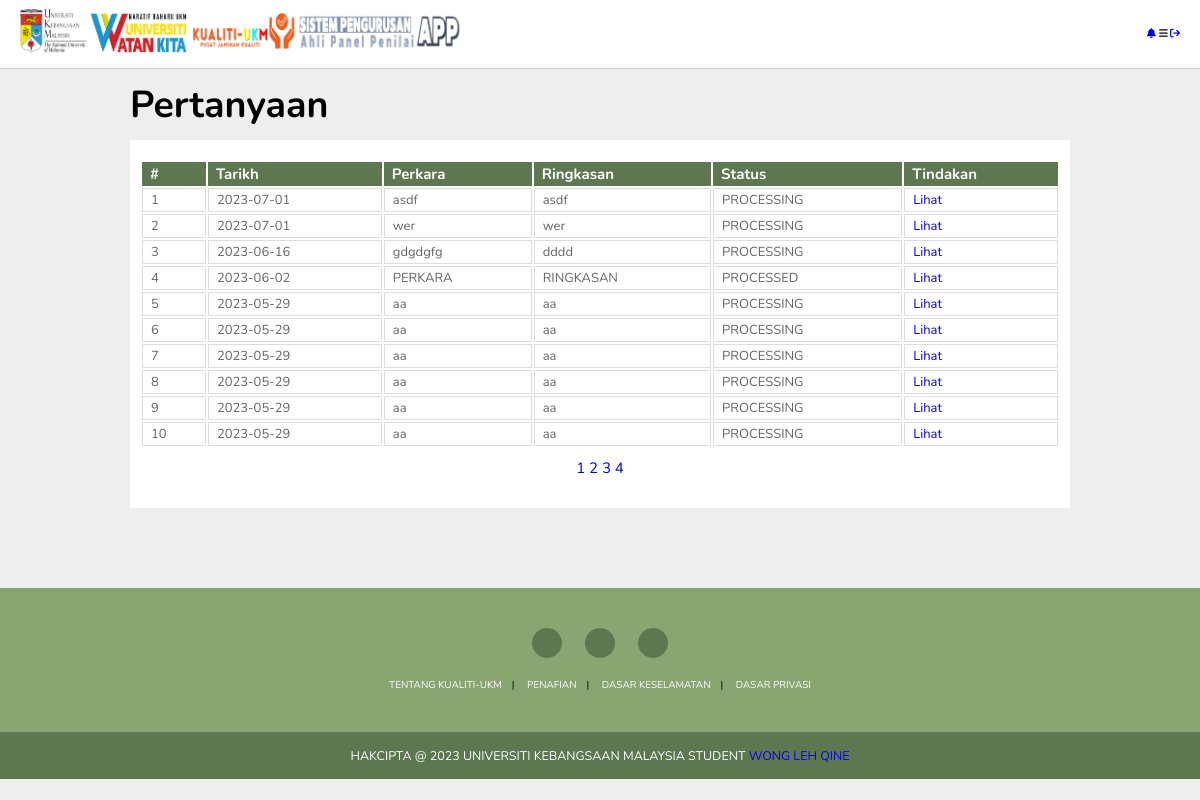
Screenshot of /pages/pertanyaan_kualiti_ukm.php (signed in) with the database file from the repository.
### tables this page shows
CREATE TABLE `pertanyaan` (
  `PERTANYAAN_ID` int(11) NOT NULL,
  `TARIKH` varchar(255) DEFAULT NULL,
  `PERKARA` varchar(255) DEFAULT NULL,
  `RINGKASAN` varchar(255) DEFAULT NULL,
  `PERTANYAAN_STATUS` varchar(255) DEFAULT NULL,
  `TINDAKAN` varchar(255) DEFAULT NULL,
  `JENIS` varchar(30) DEFAULT NULL,
  `ID` int(11) DEFAULT NULL
);

### pages/pertanyaan_kualiti_ukm.php (the view, shortened to what this page needs)
<?php
include("../php/db.php");
if (!isset ($_GET['page']) ) {
   $page = 1;
} else {
   $page = $_GET['page'];
}
$list_of_pertanyaan = array();
if ($stmt = $con->prepare("SELECT `PERTANYAAN_ID`, `TARIKH`, `PERKARA`, `RINGKASAN`, `PERTANYAAN_STATUS`, `TINDAKAN`  FROM `pertanyaan` WHERE 1 ORDER BY `TARIKH` DESC")) {
   $stmt->execute();
   mysqli_stmt_bind_result($stmt, $pertanyaan_id, $tarikh, $perkara, $ringkasan, $pertanyaan_status, $tindakan);
   while (mysqli_stmt_fetch($stmt)) {
      array_push($list_of_pertanyaan, array($pertanyaan_id, $tarikh, $perkara, $ringkasan, $pertanyaan_status, $tindakan));
   }
} else {
   echo 'Could not prepare statement!';
}
$number_of_result = count($list_of_pertanyaan);
$results_per_page = 10;
$number_of_page = ceil ($number_of_result / $results_per_page);
$page_first_result = ($page-1) * $results_per_page;
$list_of_pertanyaan = array();
if ($stmt = $con->prepare("SELECT `PERTANYAAN_ID`, `TARIKH`, `PERKARA`, `RINGKASAN`, `PERTANYAAN_STATUS`, `TINDAKAN`  FROM `pertanyaan` WHERE 1  ORDER BY `TARIKH` DESC LIMIT $page_first_result, $results_per_page")) {
   $stmt->execute();
   mysqli_stmt_bind_result($stmt, $pertanyaan_id, $tarikh, $perkara, $ringkasan, $pertanyaan_status, $tindakan);
   while (mysqli_stmt_fetch($stmt)) {
      array_push($list_of_pertanyaan, array($pertanyaan_id, $tarikh, $perkara, $ringkasan, $pertanyaan_status, $tindakan));
   }
} else {
   echo 'Could not prepare statement!';
}
?>
<!DOCTYPE html>
<html lang="en">
<head>
   <link rel="stylesheet" href="https://cdnjs.cloudflare.com/ajax/libs/font-awesome/6.1.2/css/all.min.css">
   <link rel="stylesheet" href="../style/stylepertanyaan.css">
</head>
<body>
         <?php
          include("../components/navbar_kualitiukm.php");
        ?>
   <div class="main-body title-font">
      <h2>Pertanyaan</h2>
      <div class="pertanyaan-list">
         <form style="padding-bottom: 30px;"  action="<?php echo htmlspecialchars($_SERVER["PHP_SELF"]); ?>" method="post" autocomplete="off" class="sign-in-form">
         <table class="table" style="width: 100%; ">
                  <tr>
                     <th>#</th>
                     <th>Tarikh</th>
                     <th>Perkara</th>
                     <th>Ringkasan</th>
                     <th>Status</th>
                     <th>Tindakan</th>
                  </tr>
               <?php
               $arrlength = count($list_of_pertanyaan);
               for($x = 0; $x < $arrlength; $x++) {
                  echo '<tr>';
                  echo '<td>',$x+1,'</td>';
                  for($y = 1; $y <5 ; $y++) {
                  echo '<td>', $list_of_pertanyaan[$x][$y], '</td>';
                }
                  echo '<td> <a href="./pertanyaan_kukm_detail.php?pertanyaan_id='.$list_of_pertanyaan[$x][0].'">Lihat</a></td>';
                  echo '</tr>';
               }
               ?>
            </table>
            <div style="text-align: center; width: 100%; font-size: 1.5rem;">
<?php for($page = 1; $page<= $number_of_page; $page++) {
   echo '<a href = "./pertanyaan_kualiti_ukm.php?page=' . $page . '">' . $page . ' </a>';
}?>
</div>
         </form>
      </div>
   </div>
   <?php
          include("../components/footer.php");
        ?>
</body>
</html>

### style/stylepertanyaan.css (style rules this page uses)
:root { --main-color:#8e44ad; --red:#e74c3c; --orange:#f39c12; --light-color:#888; --light-bg:#eee; --black:#2c3e50; --white:#fff; --border:.1rem solid rgba(0,0,0,.2); }
* { font-family: 'Nunito', sans-serif; margin:0; padding:0; box-sizing: border-box; outline: none; border:none; text-decoration: none; }
.title-font { font-size: 2.5rem; }
html { font-size: 62.5%; height: 100%; overflow-x: hidden; }
body { overflow-x: hidden; height: 100%; background-color: var(--light-bg); padding-left: 30rem; }
.table th { background-color: #5d7851; color: white; }
.table td { border: 1px solid #ddd; }
.main-body { width: 80%; padding: 1rem; display: block; margin-left: auto; margin-right: auto; }
.pertanyaan-list { display: block; align-items: center; background-color: #fff; justify-content: space-between; }
table { width: 90%; background: #fff; padding: 1rem; text-align: left; border-radius: 10px; }
table td,th { padding: 0.2rem 0.8rem; }
table th { font-size: 15px; }
table td { font-size: 13px; color: rgb(100,100,100); }
@media (max-width:1200px) { body { padding-left: 0; } }

### rows the page displays
pertanyaan: TARIKH "2023-07-01", PERKARA "asdf", RINGKASAN "asdf", PERTANYAAN_STATUS "PROCESSING"
pertanyaan: TARIKH "2023-07-01", PERKARA "wer", RINGKASAN "wer", PERTANYAAN_STATUS "PROCESSING"
pertanyaan: TARIKH "2023-06-16", PERKARA "gdgdgfg", RINGKASAN "dddd", PERTANYAAN_STATUS "PROCESSING"
pertanyaan: TARIKH "2023-06-02", PERKARA "PERKARA", RINGKASAN "RINGKASAN", PERTANYAAN_STATUS "PROCESSED"
pertanyaan: TARIKH "2023-05-29", PERKARA "aa", RINGKASAN "aa", PERTANYAAN_STATUS "PROCESSING"
pertanyaan: TARIKH "2023-05-29", PERKARA "aa", RINGKASAN "aa", PERTANYAAN_STATUS "PROCESSING"
pertanyaan: TARIKH "2023-05-29", PERKARA "aa", RINGKASAN "aa", PERTANYAAN_STATUS "PROCESSING"
pertanyaan: TARIKH "2023-05-29", PERKARA "aa", RINGKASAN "aa", PERTANYAAN_STATUS "PROCESSING"
pertanyaan: TARIKH "2023-05-29", PERKARA "aa", RINGKASAN "aa", PERTANYAAN_STATUS "PROCESSING"
pertanyaan: TARIKH "2023-05-29", PERKARA "aa", RINGKASAN "aa", PERTANYAAN_STATUS "PROCESSING"
